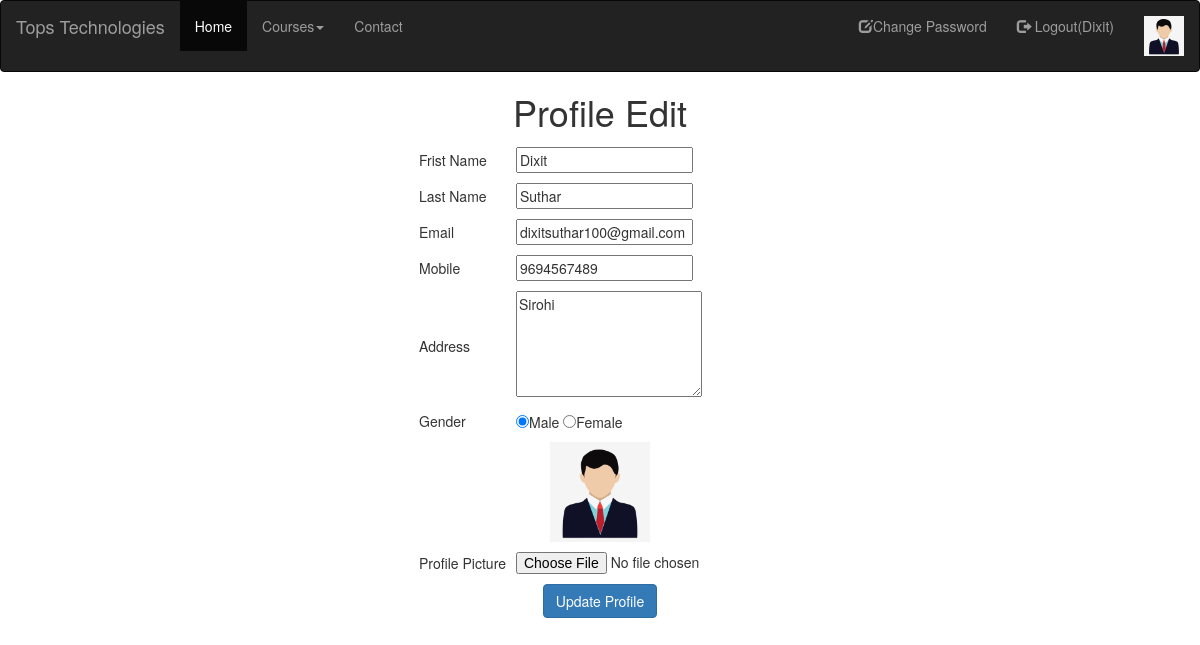
The app's page /profile/ (signed in) with its own data.
### myapp/models.py (models this page shows, shortened)
class User(models.Model):
	fname=models.CharField(max_length=100)
	lname=models.CharField(max_length=100)
	email=models.EmailField()
	mobile=models.PositiveIntegerField()
	address=models.TextField()
	gender=models.CharField(max_length=100)
	password=models.CharField(max_length=100)
	profile_pic=models.ImageField(upload_to="profile_pic/")

### myapp/views.py (the view)
# urls.py: path('profile/',views.profile,name='profile'),
def profile(request):
	user=User.objects.get(email=request.session['email'])
	if request.method=="POST":
		user.fname=request.POST['fname']
		user.lname=request.POST['lname']
		user.mobile=request.POST['mobile']
		user.gender=request.POST['gender']
		user.address=request.POST['address']
		try:
			user.profile_pic=request.FILES['profile_pic']
		except:
			pass
		user.save()
		msg="Profile Update Successfully"
		request.session['profile_pic']=user.profile_pic.url
		return render(request,'profile.html',{'user':user,'msg':msg})
	else:
		return render(request,'profile.html',{'user':user})

### myapp/templates/profile.html (shortened to what this page needs)
{% extends 'header.html' %}
{% block content%}
<!DOCTYPE html>
<html>
<head>
</head>
<body>
<center>
    <h1>Profile Edit</h1>
    <form name="signup" method="post" action="{% url 'profile' %}" enctype="multipart/form-data">
      <table>
        <tr>
          <td>Frist Name</td>
          <td><input type="text" name="fname" value="{{user.fname}}"></td>
        </tr>
        <tr>
          <td>Last Name</td>
          <td><input type="text" name="lname" value="{{user.lname}}"></td>
        </tr>
        <tr>
          <td>Email</td>
          <td><input type="text" name="email" value="{{user.email}}" readonly></td>
        </tr>
        <tr>
          <td>Mobile</td>
          <td><input type="text" name="mobile" value="{{user.mobile}}"></td>
        </tr>
        <tr>
          <td>Address</td>
          <td><textarea rows="5" cols="22" name="address">{{user.address}}</textarea></td>
        </tr>
        <tr>
          <td>Gender</td>
          <td>
            {% if user.gender == "male" %}
              <input type="radio" name="gender" value="male" checked>Male
              <input type="radio" name="gender" value="female">Female
            {% elif user.gender == "female" %}
              <input type="radio" name="gender" value="male">Male
              <input type="radio" name="gender" value="female" checked>Female
            {% else %}
              <input type="radio" name="gender" value="male">Male
              <input type="radio" name="gender" value="female">Female
            {% endif %}
          </td>
        </tr>
        <tr>
          <td colspan="2" align="center">
            <img src="{{user.profile_pic.url}}" width="100px" height="100px">
          </td>
        </tr>
        <tr>
          <td>Profile Picture</td>
          <td><input type="file" name="profile_pic"></td>
        </tr>
        <tr>
          <td colspan="2" align="center">
            <input type="submit" value="Update Profile" class="btn btn-primary">
          </td>
        </tr>
      </table>
  </center>
</body>
</html>
{% endblock %}

### myapp/templates/header.html (shortened to what this page needs)
<!DOCTYPE html>
<html>
<head>
	  <link rel="stylesheet" href="https://maxcdn.bootstrapcdn.com/bootstrap/3.4.1/css/bootstrap.min.css">
</head>
<body>
<nav class="navbar navbar-inverse">
  <div class="container-fluid">
    <div class="navbar-header">
      <a class="navbar-brand" href="/">Tops Technologies</a>
    </div>
    <ul class="nav navbar-nav">
      <li class="active"><a href="/">Home</a></li>
      <li class="dropdown"><a class="dropdown-toggle" data-toggle="dropdown" href="#">Courses<span class="caret"></span></a>
      </li>
      <li><a href="{% url 'contact' %}">Contact</a></li>
    </ul>
    <ul class="nav navbar-nav navbar-right">
      {% if request.session.email %}
        <li><a href="{% url 'change-password' %}"><span class="glyphicon glyphicon-edit"></span>Change Password</a></li>
        <li><a href="{% url 'logout' %}"><span class="glyphicon glyphicon-log-out"></span> Logout({{request.session.fname}})</a></li>
        <li><a href="{% url 'profile' %}"><img src="{{request.session.profile_pic}}" width="40px" height="40px"></a></li>
      {% else %}
        <li><a href="{% url 'signup' %}"><span class="glyphicon glyphicon-user"></span> Sign Up</a></li>
        <li><a href="{% url 'login' %}"><span class="glyphicon glyphicon-log-in"></span> Login</a></li>
      {% endif %}
    </ul>
  </div>
</nav>
{% block content %}
{% endblock %}
</body>
</html>

### myapp/templates/header.html (style rules this page uses)
tr,td { padding: 5px; }

### records on screen
User: session.fname "Dixit", fname "Dixit", lname "Suthar", email "dixitsuthar100@gmail.com", mobile "9694567489", address "Sirohi", profile_pic (picture)
